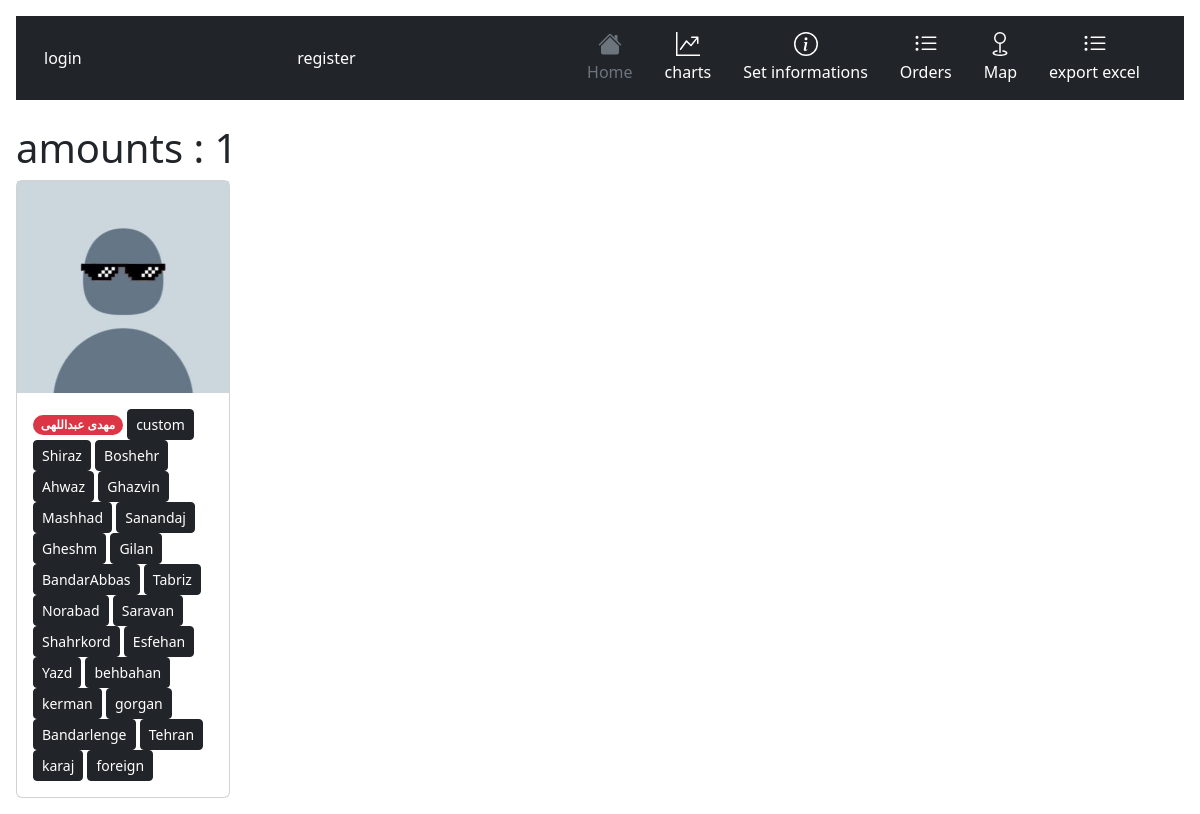
The page /setCity/Tabriz/ on the database as committed earlier.
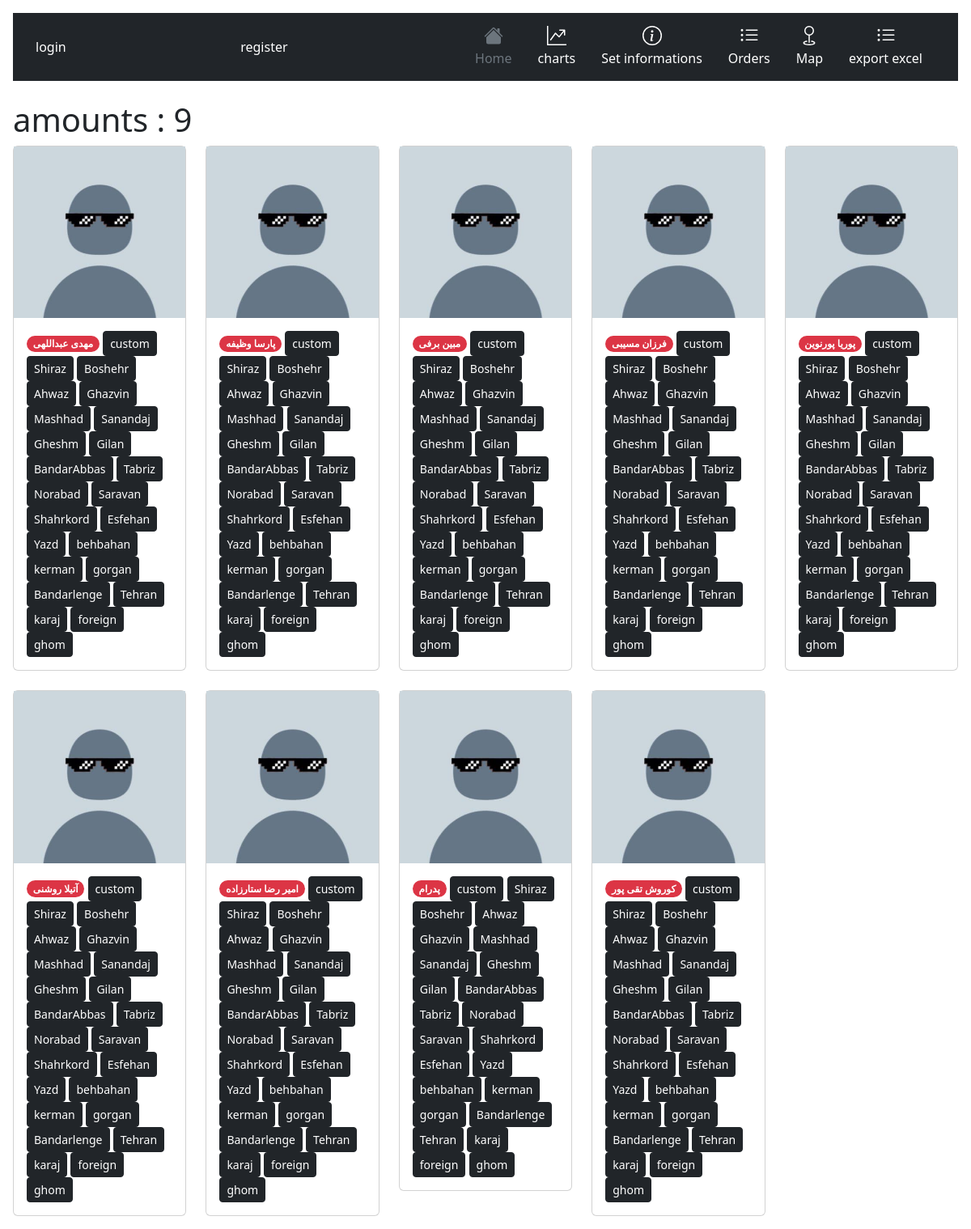
The same page on the database as committed later.
### accounts/models.py (models this page shows, shortened)
class User(AbstractBaseUser):
    status_reason = (
        ('u' , "sutech"),
        ('h', "highschool"),
        ('a' , "Friend"),
        ('g' , "game"),
        ('s' , "school"),
        ('o' , "other"),
        ('f' , "family"),
        ('i' , "instagram"),
        ('y' , "iust"),
    )
    status_gender = (
        ('m',"male"),
        ('f',"female")
    )
    username = models.CharField(unique=True, max_length=100)
    name = models.CharField(max_length=100, null=True, blank=True)
    is_admin = models.BooleanField(default=False)
    is_active = models.BooleanField(default=True)
    Avatar = models.ImageField(upload_to="images/Avatar",blank=True,null=True)
    gender = models.CharField(max_length=1,choices = status_gender,default='m')
    code = models.IntegerField(blank=True,null=True)
    reason = models.CharField(max_length=1,choices = status_reason)
    city = models.ForeignKey(City,on_delete=models.CASCADE,related_name="user",blank=True,null=True)
    birthdate = models.DateField(null=True, blank=True)
    USERNAME_FIELD = 'username'
    REQUIRED_FIELDS = ['name']
    objects = MyUserManager()

class City(models.Model):
    name = models.CharField(max_length=100, null=True, blank=True)
    north = models.DecimalField(max_digits=5, decimal_places=3)
    east = models.DecimalField(max_digits=5, decimal_places=3)
    class Meta:
        verbose_name = "City"
        verbose_name_plural = "Cities"
    def __str__(self):
        return str(self.name)

### info/views.py (the view)
# urls.py: path('setCity/<slug:cityName>/',setCitylist,name="setCitylist"),
def setCitylist(request,cityName):
    city = City.objects.get(name = cityName)
    users = User.objects.filter(city = city)
    amount = 0
    for user in users:
        amount += 1
    cities = City.objects.all()
    return render(request,'info/sets/setCity.html',{"cities" : cities,'users' : users,'amount':amount,'city':cityName})

### info/templates/info/sets/setCity.html (shortened to what this page needs)
{% extends 'info/base.html' %}
{% load static %}
{% block content %}
<h1>amounts : {{amount}}</h1>
<div class="row row-cols-2 row-cols-md-5 g-4">
    {% for user in users %}
          <div class="col">
            <div class="card">
                <img src="{% if user.Avatar %}{{user.Avatar.url}}{% else %}{% static 'm.jfif' %}{% endif %}" >
              <div class="card-body">
                <span class="badge rounded-pill text-bg-danger">{{user.name}}</span>
                {% for city in cities %}
                  <a class="btn btn-dark btn-sm" href="{% url 'info:setCity' user.username city %}" role="button">{{city}}</a>
                {% endfor %}
              </div>
            </div>
          </div>
    {% endfor %}
</div>
{% endblock %}

### info/templates/info/base.html (shortened to what this page needs)
{% load static %}
<!doctype html>
<html lang="en">
  <head>
    <link href="https://cdn.jsdelivr.net/npm/bootstrap@5.2.0/dist/css/bootstrap.min.css" rel="stylesheet">
    <link href="https://getbootstrap.com/docs/5.2/assets/css/docs.css" rel="stylesheet">
  </head>
  <body class="p-3 m-0 border-0 bd-example">
    {% include 'info/elements/navbar2.html' %}
    {% block content %}{% endblock %}
  </body>
</html>

### info/templates/info/elements/navbar2.html (shortened to what this page needs)
<header>
    <div class="px-3 py-2 text-bg-dark">
      <div class="container">
        <div class="d-flex flex-wrap align-items-center justify-content-center justify-content-lg-start">
          {% if request.user.is_authenticated %}
          <a href="{% url 'accounts:logout' %}" class="d-flex align-items-center my-2 my-lg-0 me-lg-auto text-white text-decoration-none">
            <svg class="d-block mx-auto mb-1" xmlns="http://www.w3.org/2000/svg" width="20" height="20" fill="currentColor" class="bi bi-door-open" viewBox="0 0 16 16">
              <path d="M8.5 10c-.276 0-.5-.448-.5-1s.224-1 .5-1 .5.448.5 1-.224 1-.5 1z"/>
              <path d="M10.828.122A.5.5 0 0 1 11 .5V1h.5A1.5 1.5 0 0 1 13 2.5V15h1.5a.5.5 0 0 1 0 1h-13a.5.5 0 0 1 0-1H3V1.5a.5.5 0 0 1 .43-.495l7-1a.5.5 0 0 1 .398.117zM11.5 2H11v13h1V2.5a.5.5 0 0 0-.5-.5zM4 1.934V15h6V1.077l-6 .857z"/>
            </svg>
            logout
          </a>
          <a href="{% url 'accounts:logout' %}" class="d-flex align-items-center my-2 my-lg-0 me-lg-auto text-white text-decoration-none">{{request.user.name}}</a>
          {% else %}
          <a class="d-flex align-items-center my-2 my-lg-0 me-lg-auto text-white text-decoration-none" href="{% url 'accounts:login' %}">login</a>
          <a class="d-flex align-items-center my-2 my-lg-0 me-lg-auto text-white text-decoration-none" href="{% url 'accounts:signUp' %}">register</a>
          {% endif %}
          <ul class="nav col-12 col-lg-auto my-2 justify-content-center my-md-0 text-small">
            <li>
              <a href="{% url 'info:home' %}" class="nav-link text-secondary">
                Home
              </a>
            </li>
            <li>
              <a href="{% url 'info:charts' %}" class="nav-link text-white">
                charts
              </a>
            </li>
            <li>
              <a href="{% url 'info:setsPage' %}" class="nav-link text-white">
                Set informations
              </a>
            </li>
            <li>
              <a href="{% url 'info:ordersPage' %}" class="nav-link text-white">
                Orders
              </a>
            </li>
            <li>
              <a href="{% url 'map:mapPersonCity' %}" class="nav-link text-white">
                Map
              </a>
            </li>
            <li>
              <a href="{% url 'info:Export_Excel' %}" class="nav-link text-white">
                export excel
              </a>
            </li>
          </ul>
        </div>
      </div>
    </div>
  </header>

Rows that differ between the two databases and show on the page:
added City: name "ghom"
now on this page (row edited): User: name "پارسا وظیفه", City (name "custom"), City (name "Shiraz"), City (name "Boshehr"), City (name "Ahwaz"), City (name "Ghazvin"), City (name "Mashhad"), City (name "Sanandaj"), City (name "Gheshm"), City (name "Gilan"), City (name "BandarAbbas"), City (name "Tabriz"), City (name "Norabad"), City (name "Saravan"), City (name "Shahrkord"), City (name "Esfehan"), City (name "Yazd"), City (name "behbahan"), City (name "kerman"), City (name "gorgan"), City (name "Bandarlenge"), City (name "Tehran"), City (name "karaj"), City (name "foreign")
added User: name "مبین برفی", City (name "custom"), City (name "Shiraz"), City (name "Boshehr"), City (name "Ahwaz"), City (name "Ghazvin"), City (name "Mashhad"), City (name "Sanandaj"), City (name "Gheshm"), City (name "Gilan"), City (name "BandarAbbas"), City (name "Tabriz"), City (name "Norabad"), City (name "Saravan"), City (name "Shahrkord"), City (name "Esfehan"), City (name "Yazd"), City (name "behbahan"), City (name "kerman"), City (name "gorgan"), City (name "Bandarlenge"), City (name "Tehran"), City (name "karaj"), City (name "foreign")
added User: name "فرزان مسیبی", City (name "custom"), City (name "Shiraz"), City (name "Boshehr"), City (name "Ahwaz"), City (name "Ghazvin"), City (name "Mashhad"), City (name "Sanandaj"), City (name "Gheshm"), City (name "Gilan"), City (name "BandarAbbas"), City (name "Tabriz"), City (name "Norabad"), City (name "Saravan"), City (name "Shahrkord"), City (name "Esfehan"), City (name "Yazd"), City (name "behbahan"), City (name "kerman"), City (name "gorgan"), City (name "Bandarlenge"), City (name "Tehran"), City (name "karaj"), City (name "foreign")
added User: name "پوریا پورنوین", City (name "custom"), City (name "Shiraz"), City (name "Boshehr"), City (name "Ahwaz"), City (name "Ghazvin"), City (name "Mashhad"), City (name "Sanandaj"), City (name "Gheshm"), City (name "Gilan"), City (name "BandarAbbas"), City (name "Tabriz"), City (name "Norabad"), City (name "Saravan"), City (name "Shahrkord"), City (name "Esfehan"), City (name "Yazd"), City (name "behbahan"), City (name "kerman"), City (name "gorgan"), City (name "Bandarlenge"), City (name "Tehran"), City (name "karaj"), City (name "foreign")
added User: name "آتیلا روشنی", City (name "custom"), City (name "Shiraz"), City (name "Boshehr"), City (name "Ahwaz"), City (name "Ghazvin"), City (name "Mashhad"), City (name "Sanandaj"), City (name "Gheshm"), City (name "Gilan"), City (name "BandarAbbas"), City (name "Tabriz"), City (name "Norabad"), City (name "Saravan"), City (name "Shahrkord"), City (name "Esfehan"), City (name "Yazd"), City (name "behbahan"), City (name "kerman"), City (name "gorgan"), City (name "Bandarlenge"), City (name "Tehran"), City (name "karaj"), City (name "foreign")
added User: name "امیر رضا ستارزاده", City (name "custom"), City (name "Shiraz"), City (name "Boshehr"), City (name "Ahwaz"), City (name "Ghazvin"), City (name "Mashhad"), City (name "Sanandaj"), City (name "Gheshm"), City (name "Gilan"), City (name "BandarAbbas"), City (name "Tabriz"), City (name "Norabad"), City (name "Saravan"), City (name "Shahrkord"), City (name "Esfehan"), City (name "Yazd"), City (name "behbahan"), City (name "kerman"), City (name "gorgan"), City (name "Bandarlenge"), City (name "Tehran"), City (name "karaj"), City (name "foreign")
added User: name "پدرام", City (name "custom"), City (name "Shiraz"), City (name "Boshehr"), City (name "Ahwaz"), City (name "Ghazvin"), City (name "Mashhad"), City (name "Sanandaj"), City (name "Gheshm"), City (name "Gilan"), City (name "BandarAbbas"), City (name "Tabriz"), City (name "Norabad"), City (name "Saravan"), City (name "Shahrkord"), City (name "Esfehan"), City (name "Yazd"), City (name "behbahan"), City (name "kerman"), City (name "gorgan"), City (name "Bandarlenge"), City (name "Tehran"), City (name "karaj"), City (name "foreign")
added User: name "کوروش تقی پور", City (name "custom"), City (name "Shiraz"), City (name "Boshehr"), City (name "Ahwaz"), City (name "Ghazvin"), City (name "Mashhad"), City (name "Sanandaj"), City (name "Gheshm"), City (name "Gilan"), City (name "BandarAbbas"), City (name "Tabriz"), City (name "Norabad"), City (name "Saravan"), City (name "Shahrkord"), City (name "Esfehan"), City (name "Yazd"), City (name "behbahan"), City (name "kerman"), City (name "gorgan"), City (name "Bandarlenge"), City (name "Tehran"), City (name "karaj"), City (name "foreign")
Other text that changed with them:
{{ amount }}: "1" → "9"
